Frame 1 (no input): blank canvas, image omitted
Frame 60 (the mouse pressed at the canvas centre just before this capture): blank canvas, image omitted
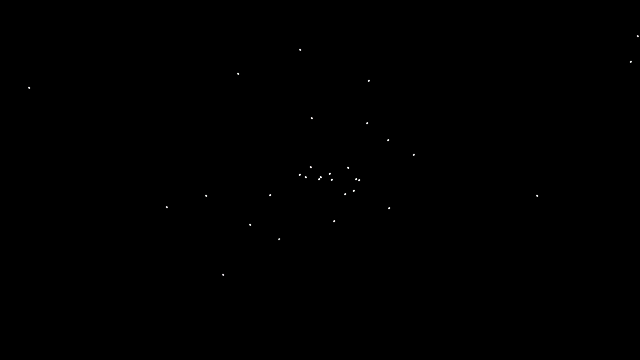
Frame 120 (the mouse held since frame 60 and released just before this capture)

The Processing sketch whose frames 1 and 60 were blank and that drew this single picture after the mouse press (run headless with seeded random() and noise(); from frame 60 on, the mouse is pressed at the canvas centre):

// Processing sketch: particle_systems
// ── particle_systems.pde
ParticleSystem ps;

void setup(){
  size(640,360);
  ps = new ParticleSystem(new PVector(width/2,height/2));
}

void draw(){
  background(0);
  ps.addParticle();
  ps.run();
}

class ParticleSystem{
  ArrayList<Particle> particles; 
  PVector origin;
  
  ParticleSystem(PVector position){
   origin = position.copy();
   particles = new ArrayList<Particle>();
  }
  
  void addParticle(){
   particles.add(new Particle(origin));
  }
  
  void run(){
   for(int i = particles.size()-1;i>=0;i--){
    Particle p = particles.get(i);
    p.run();
    if(p.isDead()) particles.remove(i);
   }
  }
}

class Particle{
 PVector position;
 PVector velocity;
 PVector acceleration;
 float lifespan;
 float size;
 color pColor;
 
 Particle(PVector l){
  acceleration = new PVector(random(-1,1),random(-0.5,0.5));
  velocity = new PVector(random(-3,3),random(-2,0));
  position = l.copy();
  lifespan = 255.0;
  size = 1;
  pColor = color(random(255),random(255),random(255));
 }
 
 void run(){
  update();
  display();
 }
 
 void update(){
  velocity.add(acceleration);
  position.add(velocity);
  lifespan-=1.0;
  //size-=0.1;
 }
 
 void display(){
   stroke(255,lifespan);
   fill(pColor,lifespan);
   ellipse(position.x,position.y,size, size);
 }
 
 boolean isDead(){
  if(lifespan<0.0){
   return true; 
  }
  else return false;
 }
}
